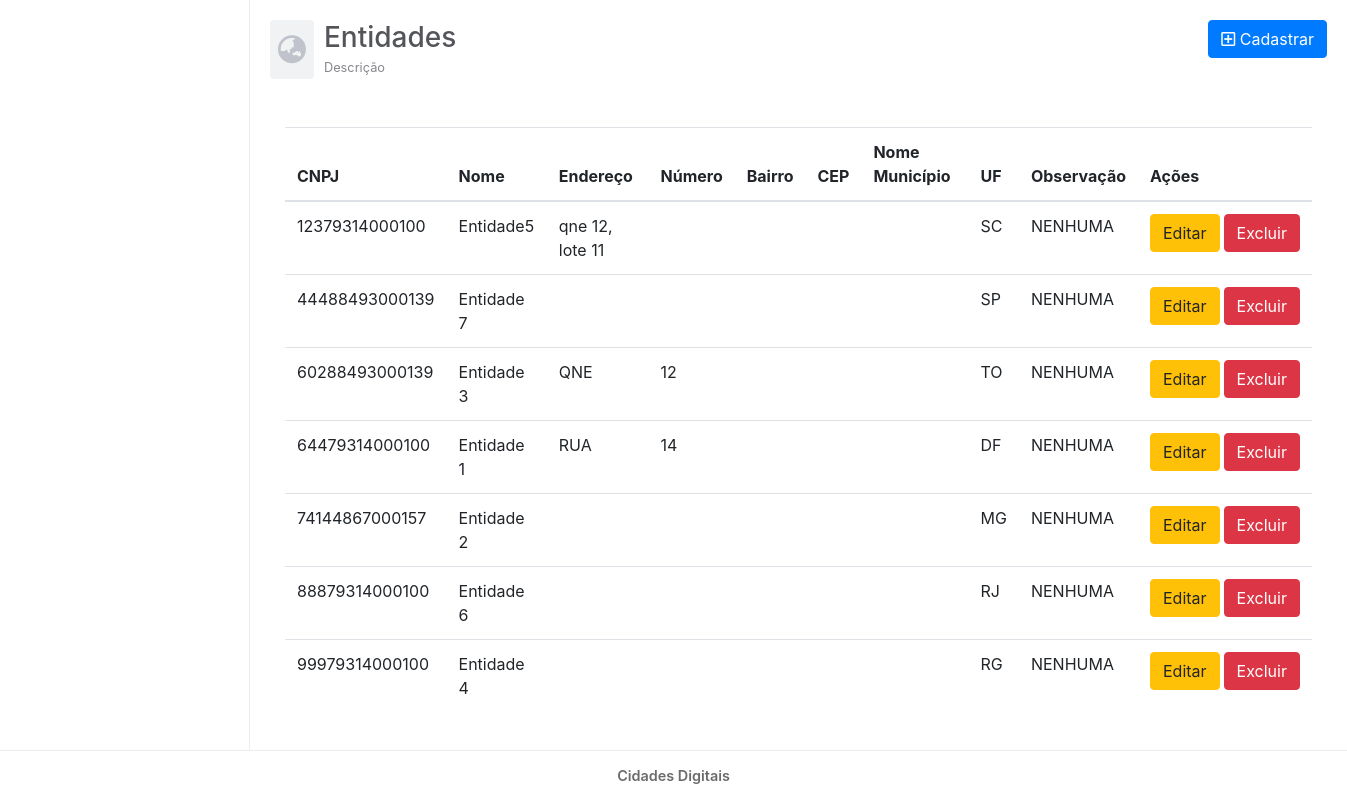
/View/Entidade.php, run on the app's committed database.
### tables this page shows
CREATE TABLE IF NOT EXISTS `entidade` (
  `cnpj` char(14) NOT NULL,
  `nome` varchar(50) DEFAULT NULL,
  `endereco` varchar(100) DEFAULT NULL,
  `numero` varchar(10) DEFAULT NULL,
  `bairro` varchar(100) DEFAULT NULL,
  `cep` varchar(8) DEFAULT NULL,
  `nome_municipio` varchar(50) DEFAULT NULL,
  `uf` varchar(2) DEFAULT NULL,
  `observacao` varchar(1000) DEFAULT NULL,
  PRIMARY KEY (`cnpj`)
);

### Model/DAO/ClassEntidadeDAO.php (called while the page is built, shortened)
<?php
class ClassEntidadeDAO {
    public function listarEntidade(){
        try {
            $pdo = Conexao::getInstance();
            $sql = "SELECT cnpj, nome, endereco, numero, bairro, cep, nome_municipio, uf, observacao FROM entidade ORDER BY cnpj ASC";
            $stmt = $pdo->prepare($sql);
            $stmt->execute();
            return $stmt->fetchAll();
        } catch (PDOException $ex) {
            return $ex->getMessage();
        }
    }
}

### Controller/ControleListarEntidade.php (called while the page is built)
<?php
require_once '../Model/DAO/ClassEntidadeDAO.php';
$listar = new ClassEntidadeDAO();
$dados = $listar->listarEntidade();
if($dados) {
    $array_dados = $dados;
} else {
    $array_dados = [];
}

### view/Entidade.php (the view, shortened to what this page needs)
<?php
    include_once("_cabecalho.php");
    require_once("../Controller/ControleListarEntidade.php");
    ?>
    <main id="main">
        <div class="row mb-5">
          <div id="mainHeader" class="col-md-6 d-flex align-items-center">
            <span id="mainHeaderIcon">
            <i class="fas fa-globe-asia"></i>
            </span>
            <span>
              <h3 class="mb-0">Entidades</h3>
              <small>Descrição</small>
            </span>
          </div>
          <div class="col-md-6 text-right">
            <button type="button" class="btn btn-primary" data-toggle="modal" data-target=".cadastrar-entidade-modal-lg">
              <i class="far fa-plus-square"></i>
              Cadastrar
            </button>
          </div>
        </div>
        <div class="container">
          <div class="row">
            <div class="col-12">
              <div class="table-responsive">
                <table class="table">
                  <thead>
                    <tr>
                        <th scope="col">CNPJ</th>
                        <th scope="col">Nome</th>
                        <th scope="col">Endereço</th>
                        <th scope="col">Número</th>
                        <th scope="col">Bairro</th>
                        <th scope="col">CEP</th>
                        <th scope="col">Nome Município</th>
                        <th scope="col">UF</th>
                        <th scope="col">Observação</th>
                        <th scope="col">Ações</th>
                    </tr>
                  </thead>
                  <tbody>
                  <?php
                    foreach ($array_dados as $key => $value) {
                        ?>
                        <tr>
                          <td><?php echo $value['cnpj'] ?></td>
                          <td><?php echo $value['nome'] ?></td>
                          <td><?php echo $value['endereco'] ?></td>
                          <td><?php echo $value['numero'] ?></td>
                          <td><?php echo $value['bairro'] ?></td>
                          <td><?php echo $value['cep'] ?></td>
                          <td><?php echo $value['nome_municipio'] ?></td>
                          <td><?php echo $value['uf'] ?></td>
                          <td><?php echo $value['observacao'] ?></td>
                          <td>
                            <span class="d-flex">
                              <a href="<?php echo URL ?>View/EntidadeEditar.php?cnpj=<?php echo $value['cnpj'] ?>" class="btn btn-warning mr-1">
                              Editar
                            </a>
                            <button onclick="apagarDados('<?php echo URL ?>Controller/ControleApagarEntidade.php?cnpj=<?php echo $value['cnpj'] ?>')" class="btn btn-danger">
                              Excluir
                            </button>
                            </span>
                          </td>
                        </tr>
                        <?php
                    }
                  ?>
                  </tbody>
                </table>
              </div>
            </div>
          </div>
        </div>
    </main>
    <?php
    include_once('_rodape.php');
?>

### view/css/estilos.css (style rules this page uses)
* { margin: 0; padding: 0; box-sizing: border-box; }
html, body, body>div, #container { height: 100%; }
main#main { grid-area: main; padding: 20px; }
main#main #mainHeader #mainHeaderIcon { font-size: 1.8rem; padding: 8px; border-radius: 4px; background: #f1f2f4; color: #c0c3cc; margin-right: 10px; }
main#main #mainHeader span h3 { color: #54555a; }
main#main #mainHeader span small { color: #86878b; }

### data on the page
entidade: cnpj "12379314000100", nome "Entidade5", endereco "qne 12, lote 11", uf "SC", observacao "NENHUMA"
entidade: cnpj "44488493000139", nome "Entidade 7", uf "SP", observacao "NENHUMA"
entidade: cnpj "60288493000139", nome "Entidade 3", endereco "QNE", numero "12", uf "TO", observacao "NENHUMA"
entidade: cnpj "64479314000100", nome "Entidade 1", endereco "RUA", numero "14", uf "DF", observacao "NENHUMA"
entidade: cnpj "74144867000157", nome "Entidade 2", uf "MG", observacao "NENHUMA"
entidade: cnpj "88879314000100", nome "Entidade 6", uf "RJ", observacao "NENHUMA"
entidade: cnpj "99979314000100", nome "Entidade 4", uf "RG", observacao "NENHUMA"
